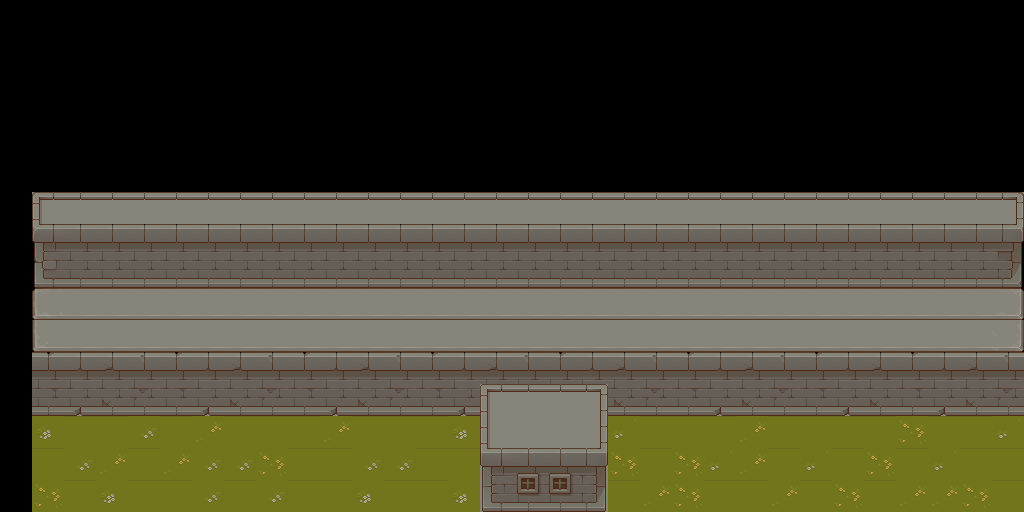

A 2D game scene composited from a Tiled map and its tileset images. What follows is a short description and the map's XML, with each tile layer's data collapsed to a summary:
An orthogonal 32x16 tile map with 32x32 px tiles, 2 tile layers (bg, walls) and 19 objects (6x enemy, 4x wall, 3x solid, 2x bird, 2x rat, ...).

<map version="1.0" orientation="orthogonal" renderorder="right-down" width="32" height="16" tilewidth="32" tileheight="32" nextobjectid="36">
 <tileset firstgid="1" name="COMBINED" tilewidth="32" tileheight="32">
  <image source="Texture/COMBINED.png" width="704" height="512" />
 </tileset>
 <layer name="bg" width="32" height="16">
  <data>[512 cells, 77 non-empty, 4 distinct tile ids]</data>
 </layer>
 <layer name="walls" width="32" height="16">
  <data>[512 cells, 310 non-empty, 40 distinct tile ids]</data>
 </layer>
 <objectgroup name="collision">
  <object id="1" name="solid" x="481" y="447" width="126" height="18" />
  <object id="3" name="solid" x="429.96" y="301.688" width="56" height="162.333" />
  <object id="4" name="solid" x="601.333" y="304" width="53" height="159.667" />
  <object id="6" name="wall" x="18.3333" y="183" width="12.6667" height="339.333" />
  <object id="8" name="wall" x="1025" y="178.333" width="12.6667" height="339.333" />
  <object id="9" name="wall" x="33" y="175" width="990.667" height="14.6663" />
  <object id="10" name="wall" x="33.3332" y="512" width="990.667" height="14.6663" />
  <object id="11" name="tower" x="480.667" y="384" width="124.667" height="126.667" />
  <object id="12" name="player" x="523.333" y="417.333" width="35.3333" height="25.3333" />
  <object id="15" name="enemy" x="42" y="460" width="46" height="30" />
  <object id="23" name="enemy" x="965" y="462" width="46" height="30" />
  <object id="25" name="enemy" x="89" y="424" width="46" height="30" />
  <object id="26" name="enemy" x="913" y="425" width="46" height="30" />
  <object id="29" name="enemy" x="-2" y="420" width="46" height="30" />
  <object id="30" name="enemy" x="1013" y="423" width="46" height="30" />
  <object id="31" name="bird" x="42.6667" y="203.333" width="32" height="26.6667" />
  <object id="32" name="bird" x="976.667" y="203.333" width="34.6667" height="30" />
  <object id="34" name="rat" x="142.667" y="466.667" width="30.6667" height="24.6667" />
  <object id="35" name="rat" x="892" y="468.667" width="38.6667" height="23.3333" />
 </objectgroup>
</map>